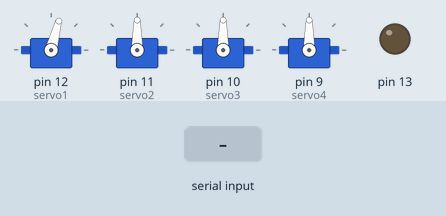
Recording of a sketch running on a simulated Arduino Uno, built with avr-gcc and run on an emulated ATmega328P. Shown: 4 × servo, output pins drawn as LEDs (lit = HIGH). Inputs (shaded band) come from the test bench. What the sketch prints to the serial monitor is not drawn.

Above: at 1.2 s.
1.3 s: "90,45\n" received over Serial
At 3.5 s:
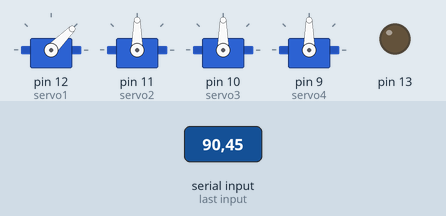
3.8 s: "30,150\n" received over Serial
At 5.4 s:
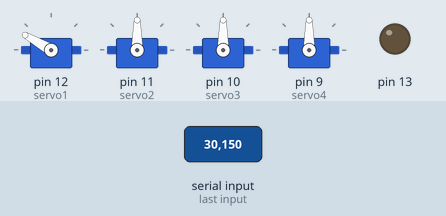
6.3 s: "5\n" received over Serial
At 7.5 s:
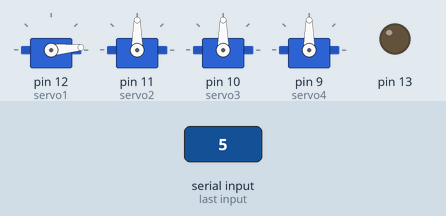
7.8 s: "200\n" received over Serial
At 8.9 s:
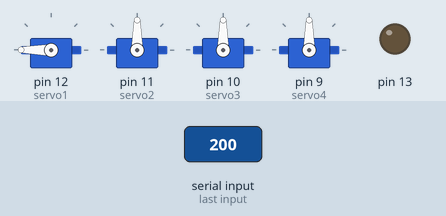
9.3 s: "90\n" received over Serial
At 10.1 s:
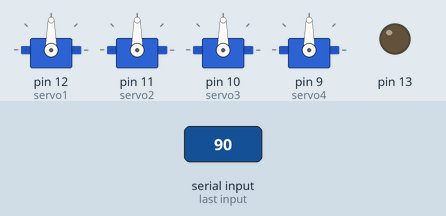
Timing chart, 0 to 11.8 s (numbered marks = the images above; inputs shaded):
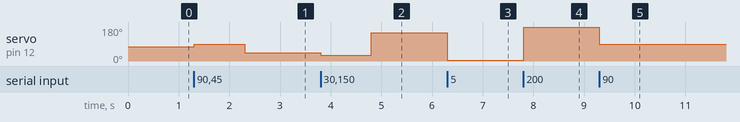

The sketch:

controle_servo_from_serial.ino
```cpp
#include <Servo.h>
Servo servo1,servo2,servo3,servo4;
void setup()
{
  Serial.begin(9600);
  servo1.attach(12);
  servo2.attach(11);
  servo3.attach(10);
  servo4.attach(9);
  pinMode(13,OUTPUT);
  servo1.write(75);
}
void loop()
{
  if (Serial.available()>0)
  {
   int value=Serial.parseInt();
    servo1.write(value);
    Serial.print(value);
    delay(1000);
  }
  int novalue=Serial.read();
  if(novalue!=0)
  {
    int angle=servo1.read();
    servo1.write(angle);
  }
}
```

Measured:
- after the input at 1.3 s, servo on pin 12 (servo1): 75° → 90° at once, → 45° 1.0 s later
- after the input at 3.8 s, servo on pin 12 (servo1): 45° → 30° at once, → 150° 1.0 s later
- after the input at 6.3 s, servo on pin 12 (servo1): 150° → 5° at once
- after the input at 7.8 s, servo on pin 12 (servo1): 5° → 180° at once
- after the input at 9.3 s, servo on pin 12 (servo1): 180° → 90° at once
